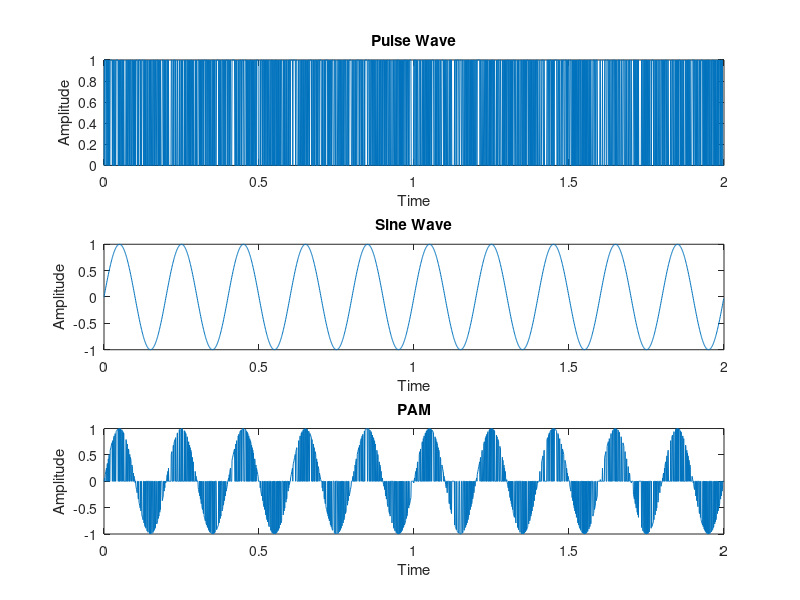

Write MATLAB code to recreate this figure.
clear; clc;
bitrate = 1000; 
sampling_rate = 1000; 
duration = 2;
binary_data = randi([0, 1], 1, bitrate * duration);
t = 0:1/sampling_rate:duration-1/sampling_rate;
frequency = 5;
s= sin(2*pi*frequency*t);
p = kron(binary_data, ones(1, sampling_rate / bitrate));
PAM = s.* p;
subplot(311)
plot(t,p);
xlabel('Time');
ylabel('Amplitude');
title('Pulse Wave');
subplot(312)
plot(t,s);
xlabel('Time');
ylabel('Amplitude');
title('Sine Wave');
subplot(313);
plot(t, PAM);
xlabel('Time');
ylabel('Amplitude');
title('PAM');
